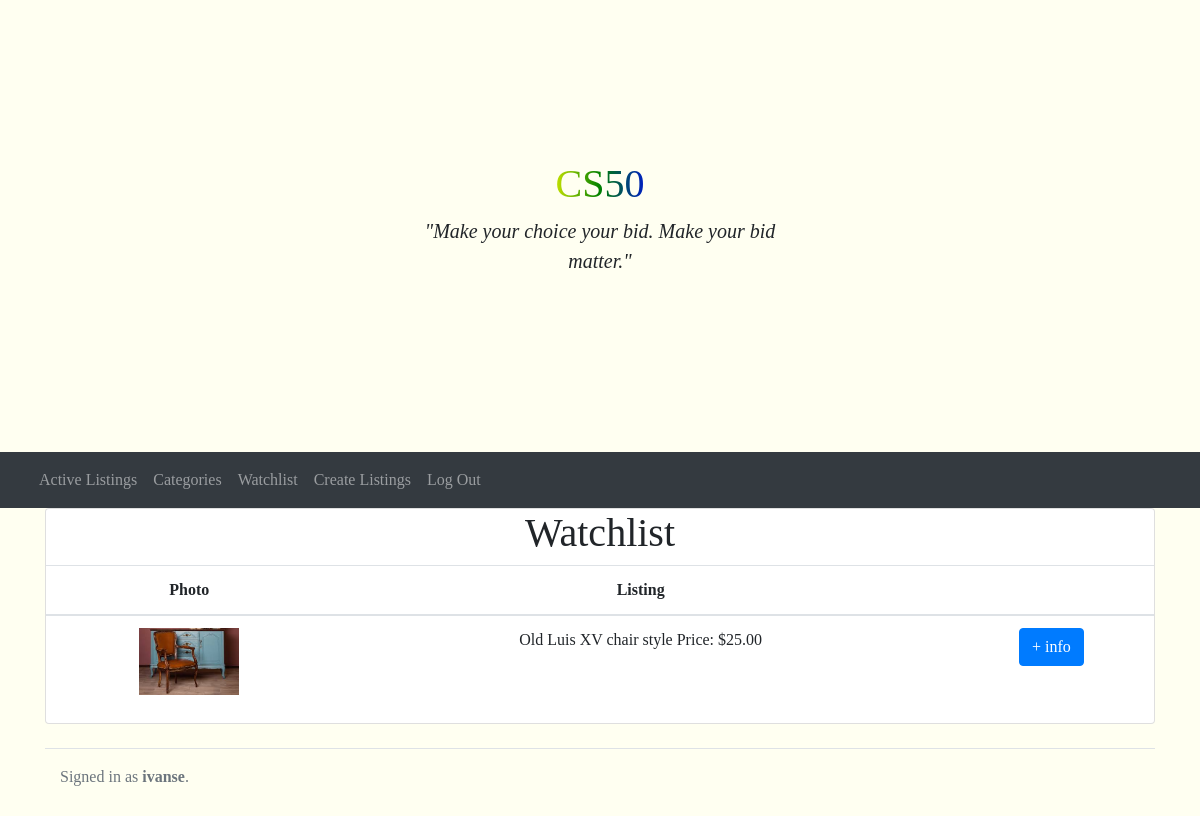
/watchlist (signed in), run on an earlier commit of the app's database.
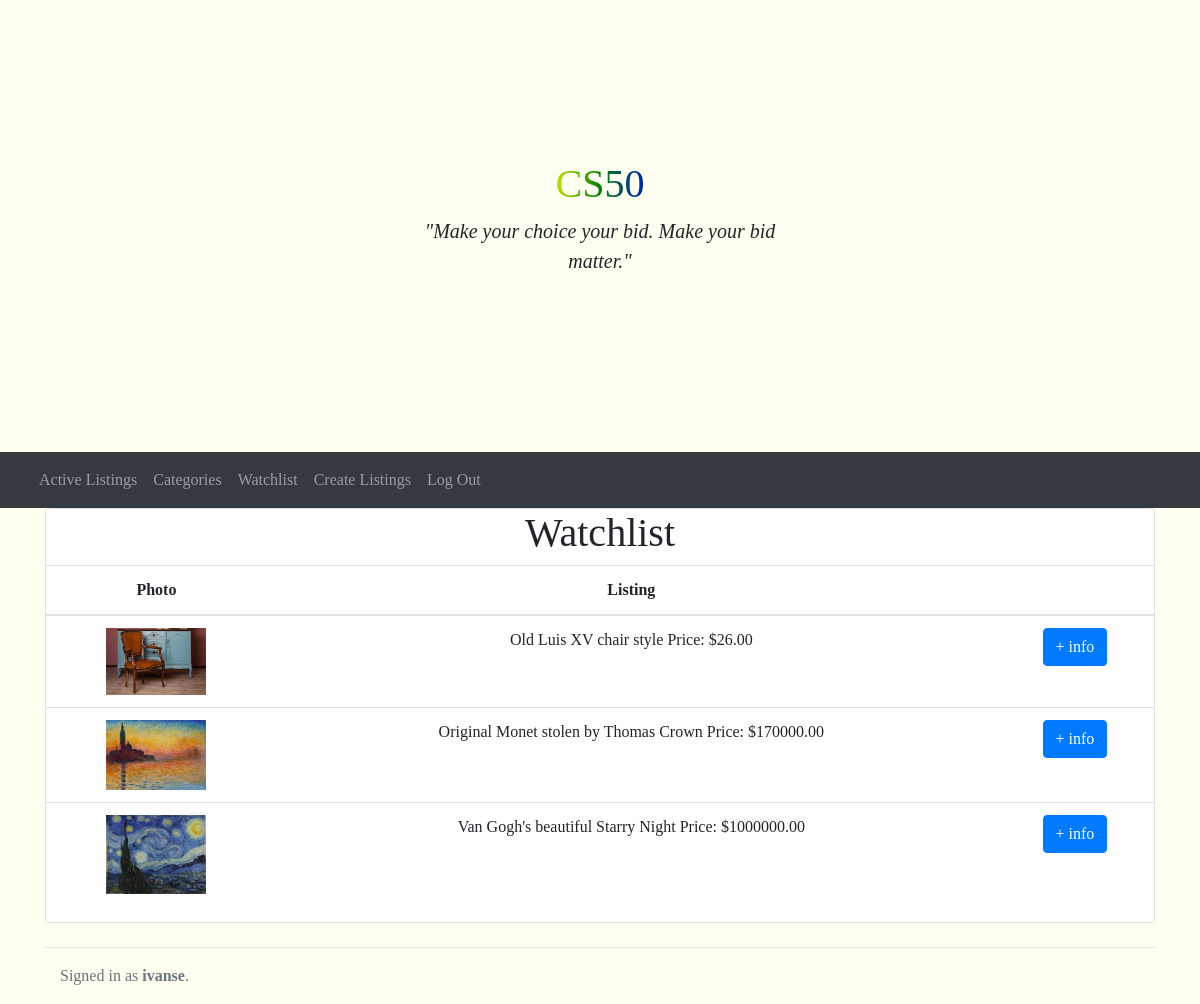
And on a later commit of the database.
### auctions/models.py (models this page shows)
class watchlist(models.Model):
    user = models.ForeignKey(
        User, on_delete=models.CASCADE, related_name="watchlist")
    listing = models.ForeignKey(
        listing,  on_delete=models.CASCADE, related_name="listing")

class listing(models.Model):
    item = models.CharField(max_length=255)
    description = models.CharField(max_length=255, blank=True)
    price = models.DecimalField(max_digits=10, decimal_places=2)
    category = models.CharField(max_length=67, choices=dicCategorie)
    tophorizon = models.DateTimeField(auto_now_add=True, blank=True)
    owner = models.ForeignKey(
        User, on_delete=models.CASCADE, related_name="owners")
    bid = models.ManyToManyField(bid, blank=True, related_name="bid")
    comments = models.ManyToManyField(
        comment, blank=True, related_name="comments")
    photo = models.ImageField(null=True, blank=True)
    closed = models.BooleanField(default=False)

### auctions/views.py (the view)
# urls.py: path("watchlist", views.watchlist_view, name="watchlist"),
@login_required
def watchlist_view(request):
    user = User.objects.get(username=request.user)
    return render(request, "auctions/watchlist.html", {
        "watchlist": user.watchlist.all()
    })

### auctions/templates/auctions/watchlist.html
{% extends 'auctions/layout.html' %}
{% block body %}
<div class="container">
  <div class="card" >
    <h1 class="text">Watchlist</h1>
    <table class="table">
      <thead>
        <tr>
          <th scope="col">Photo</th>
          <th scope="col">Listing</th>
          <th scope="col"></th>
        </tr>
      </thead>
      <tbody>
          {% for listing in watchlist %}
        <tr>
          <th scope="row">
            <img src="{{ listing.listing.photo.url }}" alt="image" style="width: 100px; height: auto">
          </th>
          <td>
            {{ listing.listing.description }}
            Price: ${{ listing.listing.price }}
          </td>
          <td>
            <a href="{% url 'listing' listing.listing.id %}" type="submit" class="btn btn-primary">+ info</a>
          </td>
        </tr>
          {% endfor %}
      </tbody>
    </table>
  </div>
</div>
{% endblock %}

What changed in the data, as far as the page shows it:
changed through a linked row, watchlist "Old Luis XV chair style": listing.price "25.00" → "26.00"
added watchlist: listing.photo (picture), listing.description "Original Monet stolen by Thomas Crown", listing.price "170000.00"
added watchlist: listing.photo (picture), listing.description "Van Gogh's beautiful Starry Night", listing.price "1000000.00"
